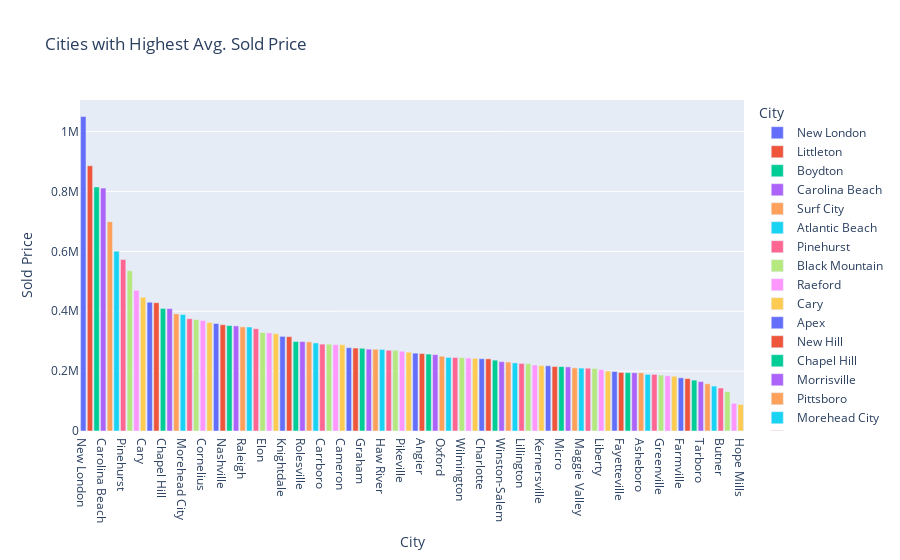

The notebook cell this image was saved under:
### Code cell
#Create a variable for the top 10 cities with the highest average sold price
top10 = th_df.groupby('City')['Sold Price'].mean().nlargest(373).reset_index()

#Plot the top 10 cities with the highest average sold price
fig = px.bar(top10, x='City', y='Sold Price',color='City', template='plotly',
             title='Cities with Highest Avg. Sold Price') 
fig.update_traces(textposition='outside')
fig.show()
